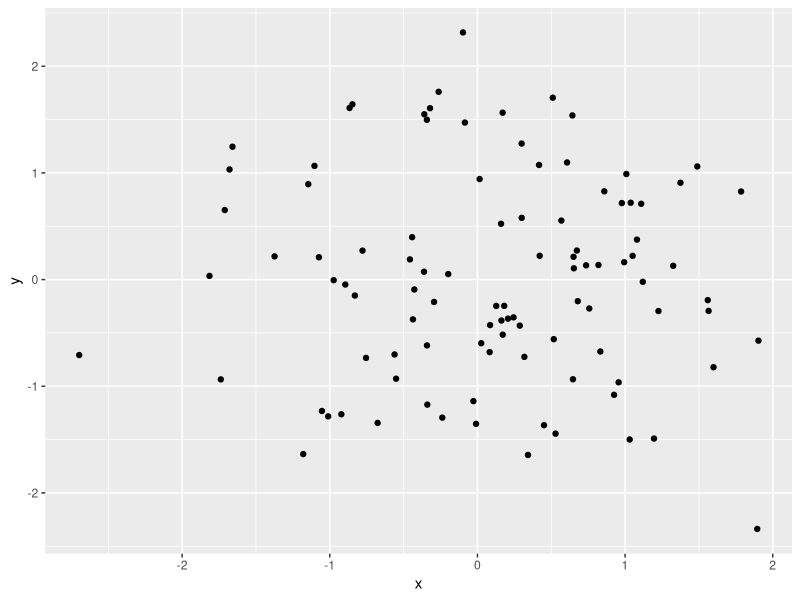

Source code (R):
## ---- chunk 1
## Load packages

library(ggplot2)

## ---- chunk 2
# Producing a scatterplot
df <- data.frame(x = rnorm(100), y = rnorm(100))
ggplot(df, aes(x = x, y = y)) + geom_point()

